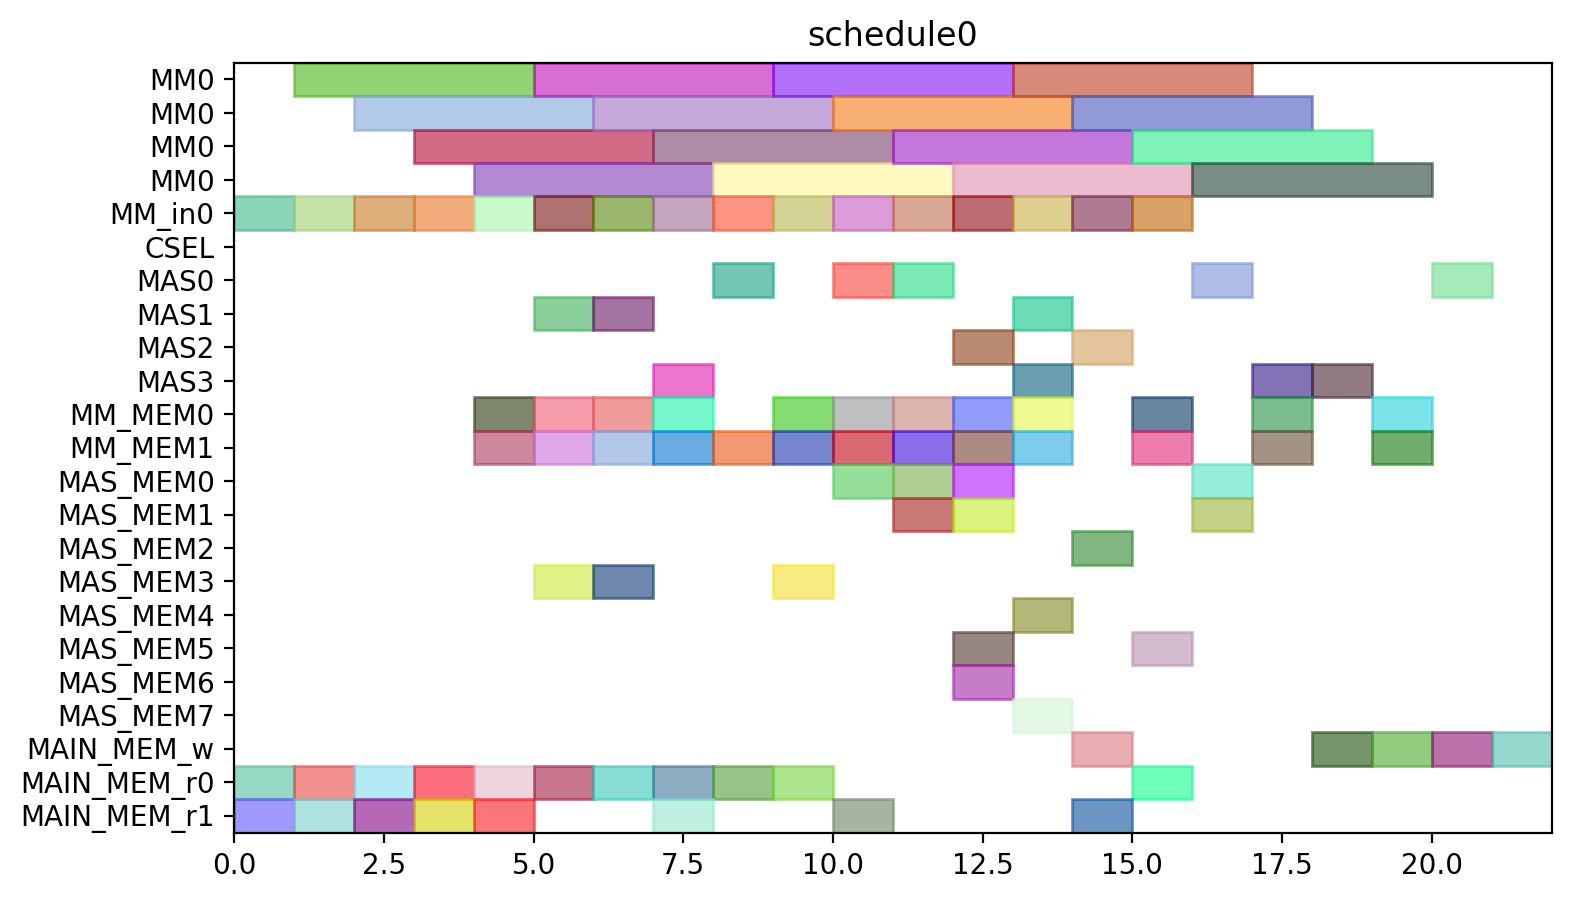

Write the Python code that produced this figure.
from pyschedule import Scenario, solvers, plotters, alt


def solve():
	horizon = 120
	S = Scenario("schedule0", horizon=horizon)

	# resource
	MM = S.Resources('MM', num=1, size=4)
	MM_in = S.Resources('MM_in', num=1)
	CSEL = S.Resource('CSEL')
	MAS = S.Resources('MAS', num=4, size=1, periods=range(1, horizon))
	MM_MEM = S.Resources('MM_MEM', num=2)
	MAS_MEM = S.Resources('MAS_MEM', num=8)
	MAIN_MEM_w = S.Resource('MAIN_MEM_w', size=1)
	MAIN_MEM_r = S.Resources('MAIN_MEM_r', num=2)

	# result of previous scheduling

	# new tasks
	t0 = S.Task('t0', length=4, delay_cost=1)
	t0 += alt(MM)
	t0_in = S.Task('t0_in', length=1, delay_cost=1)
	t0_in += alt(MM_in)
	S += t0_in*MM_in[0]<=t0*MM[0]
	t0_mem0 = S.Task('t0_mem0', length=1, delay_cost=1)
	t0_mem0 += MAIN_MEM_r[0]
	S += t0_mem0 <= t0

	t0_mem1 = S.Task('t0_mem1', length=1, delay_cost=1)
	t0_mem1 += MAIN_MEM_r[1]
	S += t0_mem1 <= t0

	t1 = S.Task('t1', length=4, delay_cost=1)
	t1 += alt(MM)
	t1_in = S.Task('t1_in', length=1, delay_cost=1)
	t1_in += alt(MM_in)
	S += t1_in*MM_in[0]<=t1*MM[0]
	t1_mem0 = S.Task('t1_mem0', length=1, delay_cost=1)
	t1_mem0 += MAIN_MEM_r[0]
	S += t1_mem0 <= t1

	t1_mem1 = S.Task('t1_mem1', length=1, delay_cost=1)
	t1_mem1 += MAIN_MEM_r[1]
	S += t1_mem1 <= t1

	t2 = S.Task('t2', length=4, delay_cost=1)
	t2 += alt(MM)
	t2_in = S.Task('t2_in', length=1, delay_cost=1)
	t2_in += alt(MM_in)
	S += t2_in*MM_in[0]<=t2*MM[0]
	t2_mem0 = S.Task('t2_mem0', length=1, delay_cost=1)
	t2_mem0 += MAIN_MEM_r[0]
	S += t2_mem0 <= t2

	t2_mem1 = S.Task('t2_mem1', length=1, delay_cost=1)
	t2_mem1 += MAIN_MEM_r[1]
	S += t2_mem1 <= t2

	t3 = S.Task('t3', length=4, delay_cost=1)
	t3 += alt(MM)
	t3_in = S.Task('t3_in', length=1, delay_cost=1)
	t3_in += alt(MM_in)
	S += t3_in*MM_in[0]<=t3*MM[0]
	t3_mem0 = S.Task('t3_mem0', length=1, delay_cost=1)
	t3_mem0 += MAIN_MEM_r[0]
	S += t3_mem0 <= t3

	t3_mem1 = S.Task('t3_mem1', length=1, delay_cost=1)
	t3_mem1 += MAIN_MEM_r[1]
	S += t3_mem1 <= t3

	t5 = S.Task('t5', length=4, delay_cost=1)
	t5 += alt(MM)
	t5_in = S.Task('t5_in', length=1, delay_cost=1)
	t5_in += alt(MM_in)
	S += t5_in*MM_in[0]<=t5*MM[0]
	t5_mem0 = S.Task('t5_mem0', length=1, delay_cost=1)
	t5_mem0 += MAIN_MEM_r[0]
	S += t5_mem0 <= t5

	t5_mem1 = S.Task('t5_mem1', length=1, delay_cost=1)
	t5_mem1 += MAIN_MEM_r[1]
	S += t5_mem1 <= t5

	t23 = S.Task('t23', length=4, delay_cost=1)
	t23 += alt(MM)
	t23_in = S.Task('t23_in', length=1, delay_cost=1)
	t23_in += alt(MM_in)
	S += t23_in*MM_in[0]<=t23*MM[0]
	t23_mem0 = S.Task('t23_mem0', length=1, delay_cost=1)
	t23_mem0 += MAIN_MEM_r[0]
	S += t23_mem0 <= t23

	t23_mem1 = S.Task('t23_mem1', length=1, delay_cost=1)
	t23_mem1 += MAIN_MEM_r[1]
	S += t23_mem1 <= t23

	t4 = S.Task('t4', length=1, delay_cost=1)
	t4 += alt(MAS)
	t4_mem0 = S.Task('t4_mem0', length=1, delay_cost=1)
	t4_mem0 += alt(MM_MEM)
	S += (t3*MM[0])-1 < t4_mem0*MM_MEM[0]
	S += t4_mem0 <= t4

	t4_mem1 = S.Task('t4_mem1', length=1, delay_cost=1)
	t4_mem1 += alt(MM_MEM)
	S += (t3*MM[0])-1 < t4_mem1*MM_MEM[1]
	S += t4_mem1 <= t4

	t6 = S.Task('t6', length=1, delay_cost=1)
	t6 += alt(MAS)
	t6_mem0 = S.Task('t6_mem0', length=1, delay_cost=1)
	t6_mem0 += alt(MM_MEM)
	S += (t5*MM[0])-1 < t6_mem0*MM_MEM[0]
	S += t6_mem0 <= t6

	t6_mem1 = S.Task('t6_mem1', length=1, delay_cost=1)
	t6_mem1 += alt(MM_MEM)
	S += (t5*MM[0])-1 < t6_mem1*MM_MEM[1]
	S += t6_mem1 <= t6

	t8 = S.Task('t8', length=4, delay_cost=1)
	t8 += alt(MM)
	t8_in = S.Task('t8_in', length=1, delay_cost=1)
	t8_in += alt(MM_in)
	S += t8_in*MM_in[0]<=t8*MM[0]
	t8_mem0 = S.Task('t8_mem0', length=1, delay_cost=1)
	t8_mem0 += MAIN_MEM_r[0]
	S += t8_mem0 <= t8

	t8_mem1 = S.Task('t8_mem1', length=1, delay_cost=1)
	t8_mem1 += alt(MM_MEM)
	S += (t2*MM[0])-1 < t8_mem1*MM_MEM[1]
	S += t8_mem1 <= t8

	t15 = S.Task('t15', length=4, delay_cost=1)
	t15 += alt(MM)
	t15_in = S.Task('t15_in', length=1, delay_cost=1)
	t15_in += alt(MM_in)
	S += t15_in*MM_in[0]<=t15*MM[0]
	t15_mem0 = S.Task('t15_mem0', length=1, delay_cost=1)
	t15_mem0 += MAIN_MEM_r[0]
	S += t15_mem0 <= t15

	t15_mem1 = S.Task('t15_mem1', length=1, delay_cost=1)
	t15_mem1 += alt(MM_MEM)
	S += (t2*MM[0])-1 < t15_mem1*MM_MEM[1]
	S += t15_mem1 <= t15

	t19 = S.Task('t19', length=1, delay_cost=1)
	t19 += alt(MAS)
	t19_mem0 = S.Task('t19_mem0', length=1, delay_cost=1)
	t19_mem0 += alt(MM_MEM)
	S += (t0*MM[0])-1 < t19_mem0*MM_MEM[0]
	S += t19_mem0 <= t19

	t19_mem1 = S.Task('t19_mem1', length=1, delay_cost=1)
	t19_mem1 += alt(MM_MEM)
	S += (t0*MM[0])-1 < t19_mem1*MM_MEM[1]
	S += t19_mem1 <= t19

	t24 = S.Task('t24', length=1, delay_cost=1)
	t24 += alt(MAS)
	t24_mem0 = S.Task('t24_mem0', length=1, delay_cost=1)
	t24_mem0 += alt(MM_MEM)
	S += (t23*MM[0])-1 < t24_mem0*MM_MEM[0]
	S += t24_mem0 <= t24

	t24_mem1 = S.Task('t24_mem1', length=1, delay_cost=1)
	t24_mem1 += alt(MM_MEM)
	S += (t23*MM[0])-1 < t24_mem1*MM_MEM[1]
	S += t24_mem1 <= t24

	t7 = S.Task('t7', length=4, delay_cost=1)
	t7 += alt(MM)
	t7_in = S.Task('t7_in', length=1, delay_cost=1)
	t7_in += alt(MM_in)
	S += t7_in*MM_in[0]<=t7*MM[0]
	t7_mem0 = S.Task('t7_mem0', length=1, delay_cost=1)
	t7_mem0 += MAIN_MEM_r[0]
	S += t7_mem0 <= t7

	t7_mem1 = S.Task('t7_mem1', length=1, delay_cost=1)
	t7_mem1 += alt(MAS_MEM)
	S += (t6*MAS[0])-1 < t7_mem1*MAS_MEM[1]
	S += (t6*MAS[1])-1 < t7_mem1*MAS_MEM[3]
	S += (t6*MAS[2])-1 < t7_mem1*MAS_MEM[5]
	S += (t6*MAS[3])-1 < t7_mem1*MAS_MEM[7]
	S += t7_mem1 <= t7

	t14 = S.Task('t14', length=4, delay_cost=1)
	t14 += alt(MM)
	t14_in = S.Task('t14_in', length=1, delay_cost=1)
	t14_in += alt(MM_in)
	S += t14_in*MM_in[0]<=t14*MM[0]
	S += 0<t14

	t14_w = S.Task('t14_w', length=1, delay_cost=1)
	t14_w += alt(MAIN_MEM_w)
	S += t14 <= t14_w

	t14_mem0 = S.Task('t14_mem0', length=1, delay_cost=1)
	t14_mem0 += MAIN_MEM_r[0]
	S += t14_mem0 <= t14

	t14_mem1 = S.Task('t14_mem1', length=1, delay_cost=1)
	t14_mem1 += alt(MAS_MEM)
	S += (t6*MAS[0])-1 < t14_mem1*MAS_MEM[1]
	S += (t6*MAS[1])-1 < t14_mem1*MAS_MEM[3]
	S += (t6*MAS[2])-1 < t14_mem1*MAS_MEM[5]
	S += (t6*MAS[3])-1 < t14_mem1*MAS_MEM[7]
	S += t14_mem1 <= t14

	t16 = S.Task('t16', length=1, delay_cost=1)
	t16 += alt(MAS)
	t16_mem0 = S.Task('t16_mem0', length=1, delay_cost=1)
	t16_mem0 += alt(MM_MEM)
	S += (t0*MM[0])-1 < t16_mem0*MM_MEM[0]
	S += t16_mem0 <= t16

	t16_mem1 = S.Task('t16_mem1', length=1, delay_cost=1)
	t16_mem1 += alt(MM_MEM)
	S += (t15*MM[0])-1 < t16_mem1*MM_MEM[1]
	S += t16_mem1 <= t16

	t20 = S.Task('t20', length=1, delay_cost=1)
	t20 += alt(MAS)
	t20_mem0 = S.Task('t20_mem0', length=1, delay_cost=1)
	t20_mem0 += alt(MM_MEM)
	S += (t0*MM[0])-1 < t20_mem0*MM_MEM[0]
	S += t20_mem0 <= t20

	t20_mem1 = S.Task('t20_mem1', length=1, delay_cost=1)
	t20_mem1 += alt(MAS_MEM)
	S += (t19*MAS[0])-1 < t20_mem1*MAS_MEM[1]
	S += (t19*MAS[1])-1 < t20_mem1*MAS_MEM[3]
	S += (t19*MAS[2])-1 < t20_mem1*MAS_MEM[5]
	S += (t19*MAS[3])-1 < t20_mem1*MAS_MEM[7]
	S += t20_mem1 <= t20

	t25 = S.Task('t25', length=4, delay_cost=1)
	t25 += alt(MM)
	t25_in = S.Task('t25_in', length=1, delay_cost=1)
	t25_in += alt(MM_in)
	S += t25_in*MM_in[0]<=t25*MM[0]
	t25_mem0 = S.Task('t25_mem0', length=1, delay_cost=1)
	t25_mem0 += alt(MAS_MEM)
	S += (t24*MAS[0])-1 < t25_mem0*MAS_MEM[0]
	S += (t24*MAS[1])-1 < t25_mem0*MAS_MEM[2]
	S += (t24*MAS[2])-1 < t25_mem0*MAS_MEM[4]
	S += (t24*MAS[3])-1 < t25_mem0*MAS_MEM[6]
	S += t25_mem0 <= t25

	t25_mem1 = S.Task('t25_mem1', length=1, delay_cost=1)
	t25_mem1 += MAIN_MEM_r[1]
	S += t25_mem1 <= t25

	t26 = S.Task('t26', length=4, delay_cost=1)
	t26 += alt(MM)
	t26_in = S.Task('t26_in', length=1, delay_cost=1)
	t26_in += alt(MM_in)
	S += t26_in*MM_in[0]<=t26*MM[0]
	t26_mem0 = S.Task('t26_mem0', length=1, delay_cost=1)
	t26_mem0 += alt(MAS_MEM)
	S += (t24*MAS[0])-1 < t26_mem0*MAS_MEM[0]
	S += (t24*MAS[1])-1 < t26_mem0*MAS_MEM[2]
	S += (t24*MAS[2])-1 < t26_mem0*MAS_MEM[4]
	S += (t24*MAS[3])-1 < t26_mem0*MAS_MEM[6]
	S += t26_mem0 <= t26

	t26_mem1 = S.Task('t26_mem1', length=1, delay_cost=1)
	t26_mem1 += alt(MM_MEM)
	S += (t1*MM[0])-1 < t26_mem1*MM_MEM[1]
	S += t26_mem1 <= t26

	t9 = S.Task('t9', length=1, delay_cost=1)
	t9 += alt(MAS)
	t9_mem0 = S.Task('t9_mem0', length=1, delay_cost=1)
	t9_mem0 += alt(MM_MEM)
	S += (t7*MM[0])-1 < t9_mem0*MM_MEM[0]
	S += t9_mem0 <= t9

	t9_mem1 = S.Task('t9_mem1', length=1, delay_cost=1)
	t9_mem1 += alt(MM_MEM)
	S += (t8*MM[0])-1 < t9_mem1*MM_MEM[1]
	S += t9_mem1 <= t9

	t17 = S.Task('t17', length=4, delay_cost=1)
	t17 += alt(MM)
	t17_in = S.Task('t17_in', length=1, delay_cost=1)
	t17_in += alt(MM_in)
	S += t17_in*MM_in[0]<=t17*MM[0]
	S += 0<t17

	t17_w = S.Task('t17_w', length=1, delay_cost=1)
	t17_w += alt(MAIN_MEM_w)
	S += t17 <= t17_w

	t17_mem0 = S.Task('t17_mem0', length=1, delay_cost=1)
	t17_mem0 += MAIN_MEM_r[0]
	S += t17_mem0 <= t17

	t17_mem1 = S.Task('t17_mem1', length=1, delay_cost=1)
	t17_mem1 += alt(MAS_MEM)
	S += (t16*MAS[0])-1 < t17_mem1*MAS_MEM[1]
	S += (t16*MAS[1])-1 < t17_mem1*MAS_MEM[3]
	S += (t16*MAS[2])-1 < t17_mem1*MAS_MEM[5]
	S += (t16*MAS[3])-1 < t17_mem1*MAS_MEM[7]
	S += t17_mem1 <= t17

	t21 = S.Task('t21', length=1, delay_cost=1)
	t21 += alt(MAS)
	t21_mem0 = S.Task('t21_mem0', length=1, delay_cost=1)
	t21_mem0 += alt(MAS_MEM)
	S += (t20*MAS[0])-1 < t21_mem0*MAS_MEM[0]
	S += (t20*MAS[1])-1 < t21_mem0*MAS_MEM[2]
	S += (t20*MAS[2])-1 < t21_mem0*MAS_MEM[4]
	S += (t20*MAS[3])-1 < t21_mem0*MAS_MEM[6]
	S += t21_mem0 <= t21

	t21_mem1 = S.Task('t21_mem1', length=1, delay_cost=1)
	t21_mem1 += alt(MM_MEM)
	S += (t15*MM[0])-1 < t21_mem1*MM_MEM[1]
	S += t21_mem1 <= t21

	t27 = S.Task('t27', length=1, delay_cost=1)
	t27 += alt(MAS)
	t27_mem0 = S.Task('t27_mem0', length=1, delay_cost=1)
	t27_mem0 += alt(MM_MEM)
	S += (t26*MM[0])-1 < t27_mem0*MM_MEM[0]
	S += t27_mem0 <= t27

	t27_mem1 = S.Task('t27_mem1', length=1, delay_cost=1)
	t27_mem1 += alt(MM_MEM)
	S += (t26*MM[0])-1 < t27_mem1*MM_MEM[1]
	S += t27_mem1 <= t27

	t10 = S.Task('t10', length=1, delay_cost=1)
	t10 += alt(MAS)
	t10_mem0 = S.Task('t10_mem0', length=1, delay_cost=1)
	t10_mem0 += alt(MM_MEM)
	S += (t1*MM[0])-1 < t10_mem0*MM_MEM[0]
	S += t10_mem0 <= t10

	t10_mem1 = S.Task('t10_mem1', length=1, delay_cost=1)
	t10_mem1 += alt(MAS_MEM)
	S += (t9*MAS[0])-1 < t10_mem1*MAS_MEM[1]
	S += (t9*MAS[1])-1 < t10_mem1*MAS_MEM[3]
	S += (t9*MAS[2])-1 < t10_mem1*MAS_MEM[5]
	S += (t9*MAS[3])-1 < t10_mem1*MAS_MEM[7]
	S += t10_mem1 <= t10

	t11 = S.Task('t11', length=1, delay_cost=1)
	t11 += alt(MAS)
	t11_mem0 = S.Task('t11_mem0', length=1, delay_cost=1)
	t11_mem0 += alt(MM_MEM)
	S += (t1*MM[0])-1 < t11_mem0*MM_MEM[0]
	S += t11_mem0 <= t11

	t11_mem1 = S.Task('t11_mem1', length=1, delay_cost=1)
	t11_mem1 += alt(MAS_MEM)
	S += (t9*MAS[0])-1 < t11_mem1*MAS_MEM[1]
	S += (t9*MAS[1])-1 < t11_mem1*MAS_MEM[3]
	S += (t9*MAS[2])-1 < t11_mem1*MAS_MEM[5]
	S += (t9*MAS[3])-1 < t11_mem1*MAS_MEM[7]
	S += t11_mem1 <= t11

	t22 = S.Task('t22', length=4, delay_cost=1)
	t22 += alt(MM)
	t22_in = S.Task('t22_in', length=1, delay_cost=1)
	t22_in += alt(MM_in)
	S += t22_in*MM_in[0]<=t22*MM[0]
	t22_mem0 = S.Task('t22_mem0', length=1, delay_cost=1)
	t22_mem0 += alt(MAS_MEM)
	S += (t21*MAS[0])-1 < t22_mem0*MAS_MEM[0]
	S += (t21*MAS[1])-1 < t22_mem0*MAS_MEM[2]
	S += (t21*MAS[2])-1 < t22_mem0*MAS_MEM[4]
	S += (t21*MAS[3])-1 < t22_mem0*MAS_MEM[6]
	S += t22_mem0 <= t22

	t22_mem1 = S.Task('t22_mem1', length=1, delay_cost=1)
	t22_mem1 += MAIN_MEM_r[1]
	S += t22_mem1 <= t22

	new_PZ = S.Task('new_PZ', length=1, delay_cost=1)
	new_PZ += alt(MAS)
	S += 0<new_PZ

	new_PZ_w = S.Task('new_PZ_w', length=1, delay_cost=1)
	new_PZ_w += alt(MAIN_MEM_w)
	S += new_PZ <= new_PZ_w

	new_PZ_mem0 = S.Task('new_PZ_mem0', length=1, delay_cost=1)
	new_PZ_mem0 += alt(MAS_MEM)
	S += (t27*MAS[0])-1 < new_PZ_mem0*MAS_MEM[0]
	S += (t27*MAS[1])-1 < new_PZ_mem0*MAS_MEM[2]
	S += (t27*MAS[2])-1 < new_PZ_mem0*MAS_MEM[4]
	S += (t27*MAS[3])-1 < new_PZ_mem0*MAS_MEM[6]
	S += new_PZ_mem0 <= new_PZ

	new_PZ_mem1 = S.Task('new_PZ_mem1', length=1, delay_cost=1)
	new_PZ_mem1 += alt(MAS_MEM)
	S += (t27*MAS[0])-1 < new_PZ_mem1*MAS_MEM[1]
	S += (t27*MAS[1])-1 < new_PZ_mem1*MAS_MEM[3]
	S += (t27*MAS[2])-1 < new_PZ_mem1*MAS_MEM[5]
	S += (t27*MAS[3])-1 < new_PZ_mem1*MAS_MEM[7]
	S += new_PZ_mem1 <= new_PZ

	t12 = S.Task('t12', length=4, delay_cost=1)
	t12 += alt(MM)
	t12_in = S.Task('t12_in', length=1, delay_cost=1)
	t12_in += alt(MM_in)
	S += t12_in*MM_in[0]<=t12*MM[0]
	t12_mem0 = S.Task('t12_mem0', length=1, delay_cost=1)
	t12_mem0 += alt(MAS_MEM)
	S += (t10*MAS[0])-1 < t12_mem0*MAS_MEM[0]
	S += (t10*MAS[1])-1 < t12_mem0*MAS_MEM[2]
	S += (t10*MAS[2])-1 < t12_mem0*MAS_MEM[4]
	S += (t10*MAS[3])-1 < t12_mem0*MAS_MEM[6]
	S += t12_mem0 <= t12

	t12_mem1 = S.Task('t12_mem1', length=1, delay_cost=1)
	t12_mem1 += alt(MAS_MEM)
	S += (t11*MAS[0])-1 < t12_mem1*MAS_MEM[1]
	S += (t11*MAS[1])-1 < t12_mem1*MAS_MEM[3]
	S += (t11*MAS[2])-1 < t12_mem1*MAS_MEM[5]
	S += (t11*MAS[3])-1 < t12_mem1*MAS_MEM[7]
	S += t12_mem1 <= t12

	t13 = S.Task('t13', length=4, delay_cost=1)
	t13 += alt(MM)
	t13_in = S.Task('t13_in', length=1, delay_cost=1)
	t13_in += alt(MM_in)
	S += t13_in*MM_in[0]<=t13*MM[0]
	t13_mem0 = S.Task('t13_mem0', length=1, delay_cost=1)
	t13_mem0 += alt(MAS_MEM)
	S += (t4*MAS[0])-1 < t13_mem0*MAS_MEM[0]
	S += (t4*MAS[1])-1 < t13_mem0*MAS_MEM[2]
	S += (t4*MAS[2])-1 < t13_mem0*MAS_MEM[4]
	S += (t4*MAS[3])-1 < t13_mem0*MAS_MEM[6]
	S += t13_mem0 <= t13

	t13_mem1 = S.Task('t13_mem1', length=1, delay_cost=1)
	t13_mem1 += alt(MAS_MEM)
	S += (t10*MAS[0])-1 < t13_mem1*MAS_MEM[1]
	S += (t10*MAS[1])-1 < t13_mem1*MAS_MEM[3]
	S += (t10*MAS[2])-1 < t13_mem1*MAS_MEM[5]
	S += (t10*MAS[3])-1 < t13_mem1*MAS_MEM[7]
	S += t13_mem1 <= t13

	new_PY = S.Task('new_PY', length=1, delay_cost=1)
	new_PY += alt(MAS)
	S += 0<new_PY

	new_PY_w = S.Task('new_PY_w', length=1, delay_cost=1)
	new_PY_w += alt(MAIN_MEM_w)
	S += new_PY <= new_PY_w

	new_PY_mem0 = S.Task('new_PY_mem0', length=1, delay_cost=1)
	new_PY_mem0 += alt(MM_MEM)
	S += (t12*MM[0])-1 < new_PY_mem0*MM_MEM[0]
	S += new_PY_mem0 <= new_PY

	new_PY_mem1 = S.Task('new_PY_mem1', length=1, delay_cost=1)
	new_PY_mem1 += alt(MM_MEM)
	S += (t22*MM[0])-1 < new_PY_mem1*MM_MEM[1]
	S += new_PY_mem1 <= new_PY

	new_PX = S.Task('new_PX', length=1, delay_cost=1)
	new_PX += alt(MAS)
	S += 0<new_PX

	new_PX_w = S.Task('new_PX_w', length=1, delay_cost=1)
	new_PX_w += alt(MAIN_MEM_w)
	S += new_PX <= new_PX_w

	new_PX_mem0 = S.Task('new_PX_mem0', length=1, delay_cost=1)
	new_PX_mem0 += alt(MM_MEM)
	S += (t13*MM[0])-1 < new_PX_mem0*MM_MEM[0]
	S += new_PX_mem0 <= new_PX

	new_PX_mem1 = S.Task('new_PX_mem1', length=1, delay_cost=1)
	new_PX_mem1 += alt(MM_MEM)
	S += (t25*MM[0])-1 < new_PX_mem1*MM_MEM[1]
	S += new_PX_mem1 <= new_PX

	solvers.mip.solve(S,msg=1,kind='CPLEX',ratio_gap=1.01)

	solution = [['hoge']*len(S.solution()[1]) for i in range(len(S.solution()))]
	for i in range(len(S.solution())):
		for j in range(len(S.solution()[i])):
			solution[i][j]=str(S.solution()[i][j])
	print(solution)

	cycles = int(solution[-1][3])

	pic_file_name = "/home/mfukuda/ABE/multiRAM_multiMAS_16mux/scheduling_result/stage4MM1_stage1MAS4/EP_DBL_A_ANY/schedule0.png"
	if(S.solution() != []):
		plotters.matplotlib.plot(S,img_filename=pic_file_name, show_task_labels=False, fig_size=(cycles*0.25+3, 5))

	return solution
